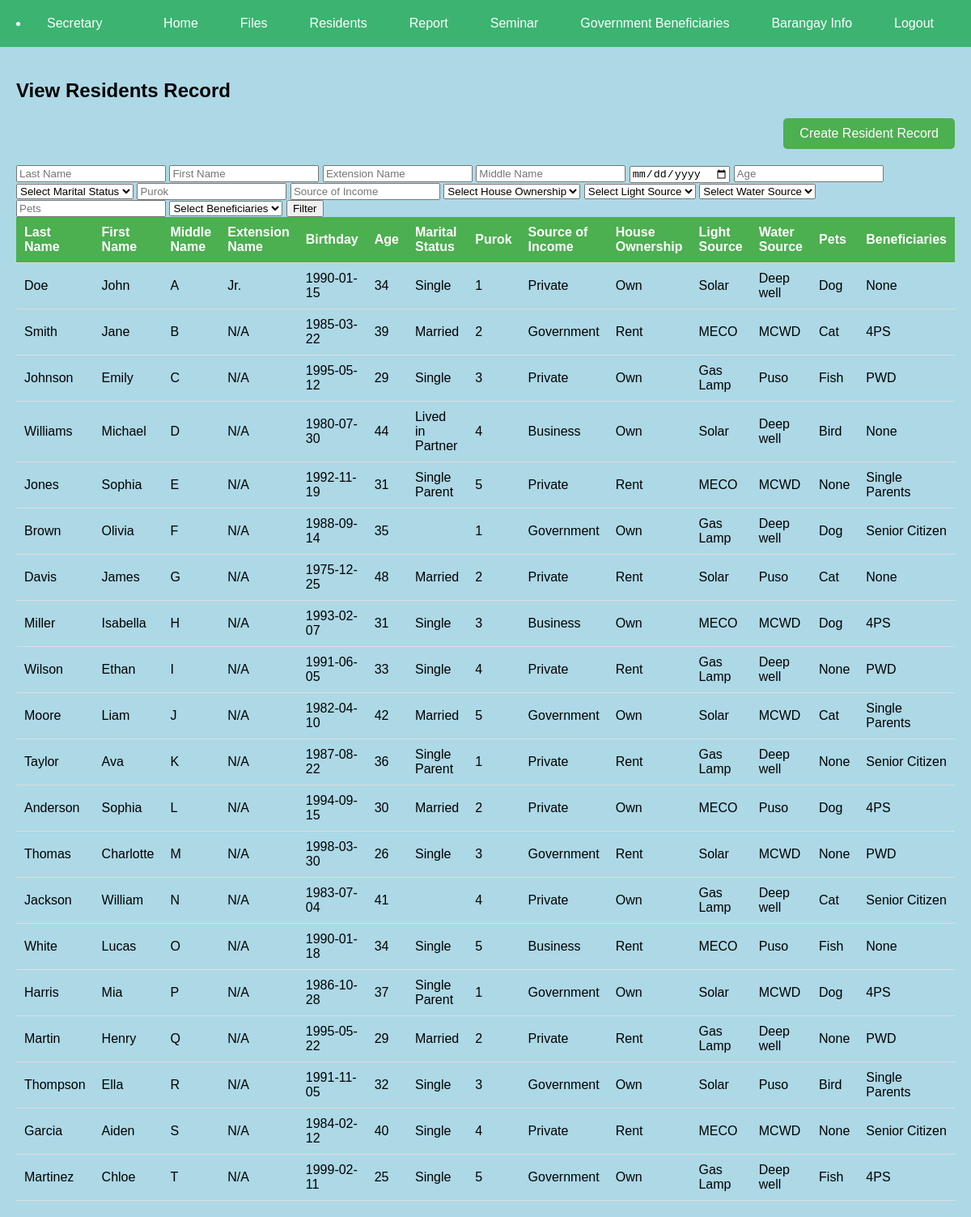
/secretary/residents/view.php, run on the app's committed database.
### tables this page shows
CREATE TABLE `residents` (
  `id` int(11) NOT NULL,
  `last_name` varchar(50) NOT NULL,
  `first_name` varchar(50) NOT NULL,
  `middle_name` varchar(50) DEFAULT NULL,
  `extension_name` varchar(10) DEFAULT NULL,
  `birthday` date NOT NULL,
  `age` int(11) NOT NULL,
  `marital_status` enum('Single','Married','Lived in Partner','Widower/Widow','Single Parent') NOT NULL,
  `partner_name` varchar(50) DEFAULT NULL,
  `children_count` int(11) DEFAULT NULL,
  `purok` varchar(50) NOT NULL,
  `source_of_income` enum('None','Private','Government','Driver','Business') NOT NULL,
  `company_name` varchar(100) DEFAULT NULL,
  `government_work` varchar(100) DEFAULT NULL,
  `vehicle_type` varchar(50) DEFAULT NULL,
  `business_type` varchar(100) DEFAULT NULL,
  `house_ownership` enum('Own','Rent') NOT NULL,
  `light_source` enum('MECO','Solar','Gas Lamp') NOT NULL,
  `water_source` enum('Deep well','Puso','MCWD') NOT NULL,
  `pets` varchar(100) DEFAULT NULL,
  `beneficiaries` varchar(100) DEFAULT NULL
);

### secretary/residents/view.php (the view, shortened to what this page needs)
<?php
$servername = "localhost";
$username = "root";
$password = "";
$dbname = "gabi";
$conn = new mysqli($servername, $username, $password, $dbname);
if ($conn->connect_error) {
    die("Connection failed: " . $conn->connect_error);
} else {
    $sql = "SELECT * FROM residents";
    $result = $conn->query($sql);
    $residents = [];
    while ($row = $result->fetch_assoc()) {
        $residents[] = $row;
    }
}
?>
<!DOCTYPE html>
<html lang="en">
<head>
   <link rel="stylesheet" href="../dashboard.css">
     <link rel="stylesheet" href="index.css">
</head>
<body>
      <header>
        <div class="title">
            <li><a href="dashboard.php" class="nav-link">Secretary</a></li>
        </div>
        <nav>
            <ul class="navbar">
                <li><a href="../dashboard.php" class="nav-link">Home</a></li>
                <li><a href="../files/index.php" class="nav-link">Files</a></li>
                <li><a href="index.php" class="nav-link">Residents</a></li>
                <li><a href="../reports/index.php" class="nav-link">Report</a></li>
                <li><a href="../seminar/index.php" class="nav-link">Seminar</a></li>
                <li><a href="../benefits/index.php" class="nav-link">Government Beneficiaries</a></li>
                 <li><a href="../index.php" class="nav-link">Barangay Info</a></li>
                <li><a href="../logout.php" class="nav-link logout-btn">Logout</a></li>
            </ul>
        </nav>
    </header>
    <main>
        <h2>View Residents Record</h2>
         <div class="container">
        <a href="create.php" class="button">Create Resident Record</a>
    </div>
<form id="filterForm">
    <input type="text" id="last_name" placeholder="Last Name">
    <input type="text" id="first_name" placeholder="First Name">
    <input type="text" id="extension_name" placeholder="Extension Name">
    <input type="text" id="middle_name" placeholder="Middle Name">
    <input type="date" id="birthday" placeholder="Birthday">
    <input type="number" id="age" placeholder="Age" min="0">
    <select id="marital_status">
        <option value="">Select Marital Status</option>
    </select>
    <input type="text" id="purok" placeholder="Purok">
    <input type="text" id="source_of_income" placeholder="Source of Income">
    <select id="house_ownership">
        <option value="">Select House Ownership</option>
    </select>
    <select id="light_source">
        <option value="">Select Light Source</option>
    </select>
    <select id="water_source">
        <option value="">Select Water Source</option>
    </select>
    <input type="text" id="pets" placeholder="Pets">
    <select id="beneficiaries">
        <option value="">Select Beneficiaries</option>
    </select>
    <input type="button" value="Filter" onclick="filterResidents()">
</form>
<table id="residentsTable">
    <thead>
        <tr>
            <th>Last Name</th>
            <th>First Name</th>
            <th>Middle Name</th>
            <th>Extension Name</th>
            <th>Birthday</th>
            <th>Age</th>
            <th>Marital Status</th>
            <th>Purok</th>
            <th>Source of Income</th>
            <th>House Ownership</th>
            <th>Light Source</th>
            <th>Water Source</th>
            <th>Pets</th>
            <th>Beneficiaries</th>
        </tr>
    </thead>
    <tbody id="residentsBody">
        <?php foreach ($residents as $row): ?>
        <tr>
            <td><?php echo $row['last_name']; ?></td>
            <td><?php echo $row['first_name']; ?></td>
            <td><?php echo $row['middle_name']; ?></td>
            <td><?php echo $row['extension_name']; ?></td>
            <td><?php echo $row['birthday']; ?></td>
            <td><?php echo $row['age']; ?></td>
            <td><?php echo $row['marital_status']; ?></td>
            <td><?php echo $row['purok']; ?></td>
            <td><?php echo $row['source_of_income']; ?></td>
            <td><?php echo $row['house_ownership']; ?></td>
            <td><?php echo $row['light_source']; ?></td>
            <td><?php echo $row['water_source']; ?></td>
            <td><?php echo $row['pets']; ?></td>
            <td><?php echo $row['beneficiaries']; ?></td>
        </tr>
        <?php endforeach; ?>
    </tbody>
</table>
</body>
</html>

### secretary/dashboard.css (style rules this page uses)
body { font-family: Arial, sans-serif; margin: 0; padding: 0; background-color: lightblue; }
header { display: flex; justify-content: space-between; align-items: center; background-color: mediumseagreen; padding: 20px 20px; color: white; }
.navbar { list-style-type: none; margin: 0; padding: 0; display: flex; }
.nav-link { color: white; text-decoration: none; padding: 8px 16px; }
main { padding: 20px; }
.navbar li { margin: 0 10px; }
.navbar .logout-btn { color: #fff; background-color: mediumseagreen; padding: 8px 16px; border-radius: 4px; text-decoration: none; }

### secretary/residents/index.css (style rules this page uses)
.button { display: inline-block; background-color: #4CAF50; color: white; padding: 10px 20px; text-decoration: none; border-radius: 5px; margin-left: auto; margin-bottom: 20px; }
.container { display: flex; justify-content: space-between; align-items: center; }

### secretary/residents/view.php (style rules this page uses)
table { width: 100%; border-collapse: collapse; }
th, td { padding: 10px; text-align: left; border-bottom: 1px solid #ddd; }
th { background-color: #4CAF50; color: white; }

### data on the page
residents: last_name "Doe", first_name "John", middle_name "A", extension_name "Jr.", birthday "1990-01-15", age "34", marital_status "Single", purok "1", source_of_income "Private", house_ownership "Own", light_source "Solar", water_source "Deep well", pets "Dog", beneficiaries "None"
residents: last_name "Smith", first_name "Jane", middle_name "B", extension_name "N/A", birthday "1985-03-22", age "39", marital_status "Married", purok "2", source_of_income "Government", house_ownership "Rent", light_source "MECO", water_source "MCWD", pets "Cat", beneficiaries "4PS"
residents: last_name "Johnson", first_name "Emily", middle_name "C", extension_name "N/A", birthday "1995-05-12", age "29", marital_status "Single", purok "3", source_of_income "Private", house_ownership "Own", light_source "Gas Lamp", water_source "Puso", pets "Fish", beneficiaries "PWD"
residents: last_name "Williams", first_name "Michael", middle_name "D", extension_name "N/A", birthday "1980-07-30", age "44", marital_status "Lived in Partner", purok "4", source_of_income "Business", house_ownership "Own", light_source "Solar", water_source "Deep well", pets "Bird", beneficiaries "None"
residents: last_name "Jones", first_name "Sophia", middle_name "E", extension_name "N/A", birthday "1992-11-19", age "31", marital_status "Single Parent", purok "5", source_of_income "Private", house_ownership "Rent", light_source "MECO", water_source "MCWD", pets "None", beneficiaries "Single Parents"
residents: last_name "Brown", first_name "Olivia", middle_name "F", extension_name "N/A", birthday "1988-09-14", age "35", purok "1", source_of_income "Government", house_ownership "Own", light_source "Gas Lamp", water_source "Deep well", pets "Dog", beneficiaries "Senior Citizen"
residents: last_name "Davis", first_name "James", middle_name "G", extension_name "N/A", birthday "1975-12-25", age "48", marital_status "Married", purok "2", source_of_income "Private", house_ownership "Rent", light_source "Solar", water_source "Puso", pets "Cat", beneficiaries "None"
residents: last_name "Miller", first_name "Isabella", middle_name "H", extension_name "N/A", birthday "1993-02-07", age "31", marital_status "Single", purok "3", source_of_income "Business", house_ownership "Own", light_source "MECO", water_source "MCWD", pets "Dog", beneficiaries "4PS"
residents: last_name "Wilson", first_name "Ethan", middle_name "I", extension_name "N/A", birthday "1991-06-05", age "33", marital_status "Single", purok "4", source_of_income "Private", house_ownership "Rent", light_source "Gas Lamp", water_source "Deep well", pets "None", beneficiaries "PWD"
residents: last_name "Moore", first_name "Liam", middle_name "J", extension_name "N/A", birthday "1982-04-10", age "42", marital_status "Married", purok "5", source_of_income "Government", house_ownership "Own", light_source "Solar", water_source "MCWD", pets "Cat", beneficiaries "Single Parents"
residents: last_name "Taylor", first_name "Ava", middle_name "K", extension_name "N/A", birthday "1987-08-22", age "36", marital_status "Single Parent", purok "1", source_of_income "Private", house_ownership "Rent", light_source "Gas Lamp", water_source "Deep well", pets "None", beneficiaries "Senior Citizen"
residents: last_name "Anderson", first_name "Sophia", middle_name "L", extension_name "N/A", birthday "1994-09-15", age "30", marital_status "Married", purok "2", source_of_income "Private", house_ownership "Own", light_source "MECO", water_source "Puso", pets "Dog", beneficiaries "4PS"
residents: last_name "Thomas", first_name "Charlotte", middle_name "M", extension_name "N/A", birthday "1998-03-30", age "26", marital_status "Single", purok "3", source_of_income "Government", house_ownership "Rent", light_source "Solar", water_source "MCWD", pets "None", beneficiaries "PWD"
residents: last_name "Jackson", first_name "William", middle_name "N", extension_name "N/A", birthday "1983-07-04", age "41", purok "4", source_of_income "Private", house_ownership "Own", light_source "Gas Lamp", water_source "Deep well", pets "Cat", beneficiaries "Senior Citizen"
residents: last_name "White", first_name "Lucas", middle_name "O", extension_name "N/A", birthday "1990-01-18", age "34", marital_status "Single", purok "5", source_of_income "Business", house_ownership "Rent", light_source "MECO", water_source "Puso", pets "Fish", beneficiaries "None"
residents: last_name "Harris", first_name "Mia", middle_name "P", extension_name "N/A", birthday "1986-10-28", age "37", marital_status "Single Parent", purok "1", source_of_income "Government", house_ownership "Own", light_source "Solar", water_source "MCWD", pets "Dog", beneficiaries "4PS"
residents: last_name "Martin", first_name "Henry", middle_name "Q", extension_name "N/A", birthday "1995-05-22", age "29", marital_status "Married", purok "2", source_of_income "Private", house_ownership "Rent", light_source "Gas Lamp", water_source "Deep well", pets "None", beneficiaries "PWD"
residents: last_name "Thompson", first_name "Ella", middle_name "R", extension_name "N/A", birthday "1991-11-05", age "32", marital_status "Single", purok "3", source_of_income "Government", house_ownership "Own", light_source "Solar", water_source "Puso", pets "Bird", beneficiaries "Single Parents"
residents: last_name "Garcia", first_name "Aiden", middle_name "S", extension_name "N/A", birthday "1984-02-12", age "40", marital_status "Single", purok "4", source_of_income "Private", house_ownership "Rent", light_source "MECO", water_source "MCWD", pets "None", beneficiaries "Senior Citizen"
residents: last_name "Martinez", first_name "Chloe", middle_name "T", extension_name "N/A", birthday "1999-02-11", age "25", marital_status "Single", purok "5", source_of_income "Government", house_ownership "Own", light_source "Gas Lamp", water_source "Deep well", pets "Fish", beneficiaries "4PS"
